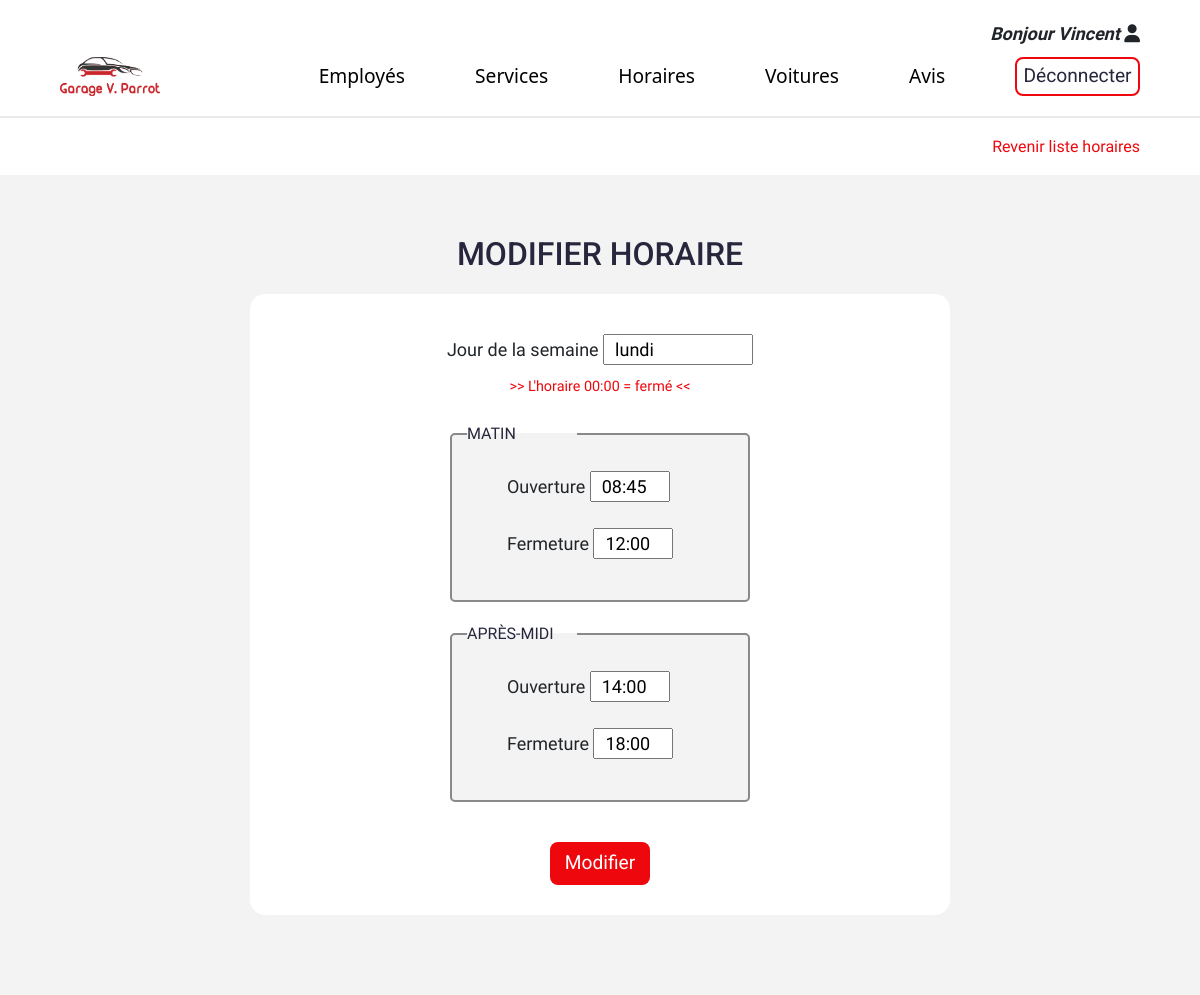
Screenshot of /admin/modifier-horaire.php?id=1 (signed in) with the database file from the repository.
### tables this page shows
CREATE TABLE IF NOT EXISTS schedules (
   id int(11) NOT NULL PRIMARY KEY AUTO_INCREMENT,
   day VARCHAR(8) NOT NULL,
   morningOpen VARCHAR(5) NOT NULL,
   morningClose VARCHAR(5) NOT NULL,
   afternoonOpen VARCHAR(5) NOT NULL,
   afternoonClose VARCHAR(5) NOT NULL
);

### lib/schedules.php (called while the page is built, shortened)
<?php
function getSchedulesById(PDO $pdo, int|string $id): array|bool
{
  $query = $pdo->prepare("SELECT * FROM schedules WHERE id=:id");
  $query->bindValue(":id", $id, PDO::PARAM_INT);
  $query->execute();
  $result = $query->fetch(PDO::FETCH_ASSOC);
  return $result;
}

### admin/modifier-horaire.php (the view, shortened to what this page needs)
<?php
require_once __DIR__ . "/../lib/pdo.php";
require_once __DIR__ . "/../lib/schedules.php";
require_once __DIR__ . "/templates/header-admin.php";
$formSchedule = [
  'day' => '',
  'morning-open' => '',
  'morning-close' => '',
  'afternoon-open' => '',
  'afternoon-close' => ''
];
if (isset($_GET['id'])) {
  $schedule = getSchedulesById($pdo, $_GET['id']);
}
?>
<div class="wrapper">
  <div class="breadcrumbs breadcrumbs-connection">
    <div class="go-back-list">
      <a href="/admin/liste-horaires.php">Revenir liste horaires</a>
    </div>
  </div>
  <section class="connection sections" id="connection">
    <h1 class="header-titles">Modifier Horaire</h1>
    <?php if ($formSchedule !== false) { ?>
    <div class="connection-wrapper w-max">
      <form action="<?php echo $_SERVER['PHP_SELF'] ?>" method="POST">
        <div class="schedule-form">
          <div class="form-day center">
            <label for="day">Jour de la semaine</label>
            <input type="text" name="day" id="day" placeholder="lundi" minlength="5" maxlength="8" class="large"
              value=<?= htmlspecialchars($schedule['day'] ?? $formSchedule['day']); ?>>
          </div>
          <div class="class-group text-center">
            <p class="time-message">&gt;&gt; L'horaire 00:00 = fermé &lt;&lt;</p>
          </div>
          <fieldset>
            <legend>Matin</legend>
            <div class="form-group">
              <label for="morning-open">Ouverture</label>
              <input type="text" name="morning-open" id="morning-open" placeholder="00:00" minlength="5" maxlength="5"
                value=<?= htmlspecialchars($schedule['morningOpen'] ?? $formSchedule['morning-open']); ?>>
            </div>
            <div class="form-group">
              <label for="morning-close">Fermeture</label>
              <input type="text" name="morning-close" id="morning-close" placeholder="00:00" minlength="5" maxlength="5"
                value=<?= htmlspecialchars($schedule['morningClose'] ?? $formSchedule['morning-close']); ?>>
            </div>
          </fieldset>
          <fieldset>
            <legend>Après-midi</legend>
            <div class="form-group">
              <label for="afternoon-open">Ouverture</label>
              <input type="text" name="afternoon-open" id="afternoon-open" placeholder="00:00" minlength="5"
                maxlength="5"
                value=<?= htmlspecialchars($schedule['afternoonOpen'] ?? $formSchedule['afternoon-open']); ?>>
            </div>
            <div class="form-group">
              <label for="afternoon-close">Fermeture</label>
              <input type="text" name="afternoon-close" id="afternoon-close" placeholder="00:00" minlength="5"
                maxlength="5"
                value=<?= htmlspecialchars($schedule['afternoonClose'] ?? $formSchedule['afternoon-close']); ?>>
            </div>
          </fieldset>
        </div>
        <div class="form-btn">
          <button type="submit" value="modify-schedule" class="btn-fill">Modifier</button>
        </div>
      </form>
    </div>
  </section>
</div>
<?php } ?>
<?php
require_once __DIR__ . "/templates/footer-admin.php";
?>

### assets/css/style.css (style rules this page uses)
:root { --primary: #ee080d; --secondary: #fdc0c8; --grayLight: #f3f3f3; --grayDark: #898989; --font: #26273c; --bs-nav-link-color: var(--primary); --bs-link-color: var(--primary); --bs-link-hover-color: var(--secondary); --bs-card-color: var(--primary); --overlay: rgba(28, 28, 28, 0.7); --max-width: 2000px; --max-wrapper: 1200px; }
* { margin: 0; padding: 0; -webkit-box-sizing: border-box; box-sizing: border-box; }
html { scroll-behavior: smooth; }
body { font-family: 'Ubuntu', sans-serif; font-size: 1.125rem; line-height: 1.5; overflow-x: hidden; display:flex; flex-direction: column; min-height: 100vh; }
a { color: #000; text-decoration: none; outline:none; }
input::placeholder { color:var(--grayDark); }
fieldset { margin:20px 0 60px; background: var(--grayLight); border-radius: 5px; padding: 15px; border:2px solid var(--grayDark); width: 100%; max-width: 300px; margin:20px auto 0; }
fieldset legend { display:inline-block; color: var(--font); font-size: 1rem; border-radius: 5px; font-weight: 500; width: 110px; text-transform: uppercase; margin:0; }
.wrapper { width: 100%; max-width: var(--max-width); margin: 0 auto; padding: 0; }
.header-titles { text-align: center; margin: 50px 0 30px; font-weight: 500; text-transform: uppercase; color: var(--font); font-family: 'Roboto', sans-serif; position: relative; }
.sections { margin: 10px 0 0; padding: 20px 20px 60px; }
.btn-fill { border: none; padding: 0.2rem 0.4rem; border-radius: 0.5rem; background-color: var(--primary); color: #fff; display: inline-block; cursor: pointer; font-family: 'Roboto', sans-serif; }
.header-titles { font-size: 1.5rem; }
.breadcrumbs { display:-webkit-box; display:-ms-flexbox; display:flex; -webkit-box-align: center; -ms-flex-align: center; align-items: center; -webkit-box-pack: justify; -ms-flex-pack: justify; justify-content: space-between; width: 100%; padding: 20px; background-color: #fff; border-top:2px solid #00000015; }
.breadcrumbs li a, .go-back-list a { padding:0; margin:0; color: var(--font); text-decoration: none; line-height: 1rem; font-size: 1rem; font-weight: 400; color:var(--primary); }
.breadcrumbs .go-back-list { padding:0; margin:0; line-height: 1rem; text-align: end; }
@media (min-width: 992px) { .breadcrumbs { padding: 20px 60px; } }
@media (min-width: 992px) { .header-titles { font-size: 2rem; } }
@media (min-width: 992px) { .btn-fill { border:2px solid transparent; padding: 0.3rem 0.8rem; border-radius: 0.5rem; font-size: 1.2rem; -webkit-transition: all 0.2s ease; -o-transition: all 0.2s ease; transition: all 0.2s ease; } }
.form-btn { width: 100%; text-align: center; }
.connection { background-color: var(--grayLight); padding:20px; min-height: 87vh; margin:0; }
.connection-wrapper form { width: 100%; }
.connection .connection-wrapper { background-color: #fff; padding: 20px 10px 40px; width: 100%; margin: 20px auto 40px; border-radius: 15px; max-width: var(--max-wrapper); }
@media (min-width: 992px) { .connection { padding:60px; } }
@media (min-width: 992px) { .connection .connection-wrapper { max-width: var(--max-wrapper); margin:20px auto; padding:40px 60px; } }
.breadcrumbs.breadcrumbs-connection { display:-webkit-box; display:-ms-flexbox; display:flex; -webkit-box-align: center; -ms-flex-align: center; align-items: center; -webkit-box-pack: end; -ms-flex-pack: end; justify-content: flex-end; }
.connection .header-titles { padding:0; margin:0 auto; text-align:start; max-width: var(--max-wrapper); text-align: center; }
.connection-wrapper.w-max { max-width: 700px; padding:20px; }
.connection-wrapper.w-max input.large { width: 100%; max-width:150px; padding:0 10px; }
.connection-wrapper.w-max input { width: 100%; max-width:80px; padding:0 10px; margin:0; }
.form-day.center { text-align: center; }
.schedule-form { margin:10px 0 40px; }
.schedule-form .form-group { width: 100%; margin:10px auto 20px; }
.schedule-form .time-message { font-size: 0.9rem; font-weight: 500; color:var(--primary); margin:5px; display: inline-block; }
@media screen and (min-width:576px) { .connection-wrapper.w-max { padding:30px; } }
@media screen and (min-width:576px) { .schedule-form .form-group { width: 70%; } }
@media screen and (min-width:992px) { .connection-wrapper { padding:20px 60px; } }

### rows the page displays
schedules: day "lundi", morning-open "08:45", morning-close "12:00", afternoon-open "14:00", afternoon-close "18:00"

### other values shown
$_SESSION['user']['name'] "Vincent"
